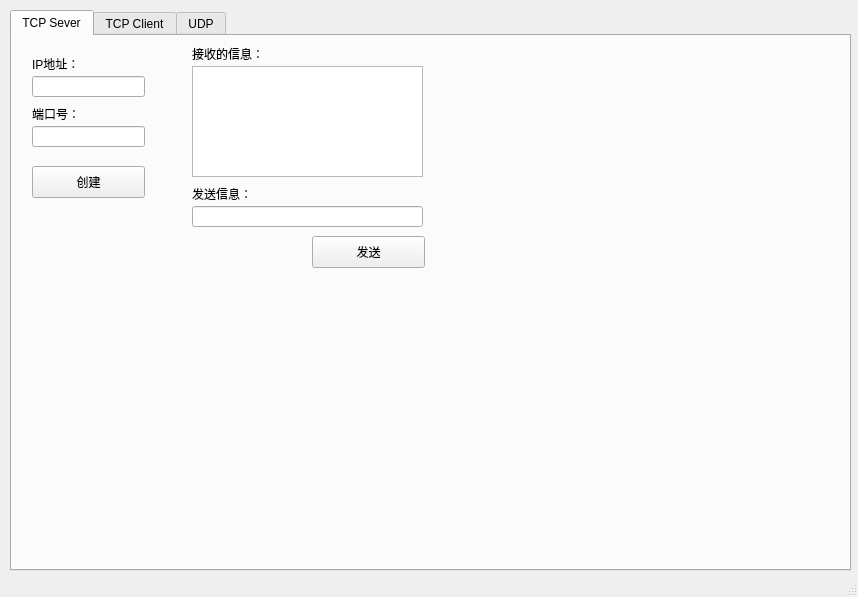
<?xml version="1.0" encoding="UTF-8"?>
<ui version="4.0">
 <class>MainWindow</class>
 <widget class="QMainWindow" name="MainWindow">
  <property name="geometry">
   <rect>
    <x>0</x>
    <y>0</y>
    <width>858</width>
    <height>597</height>
   </rect>
  </property>
  <property name="windowTitle">
   <string>SocketDebugger</string>
  </property>
  <widget class="QWidget" name="centralWidget">
   <widget class="QTabWidget" name="tabWidget">
    <property name="geometry">
     <rect>
      <x>10</x>
      <y>10</y>
      <width>841</width>
      <height>561</height>
     </rect>
    </property>
    <property name="currentIndex">
     <number>0</number>
    </property>
    <widget class="QWidget" name="tab">
     <attribute name="title">
      <string>TCP Sever</string>
     </attribute>
     <widget class="QLineEdit" name="lineEdit_2">
      <property name="geometry">
       <rect>
        <x>20</x>
        <y>90</y>
        <width>113</width>
        <height>21</height>
       </rect>
      </property>
     </widget>
     <widget class="QLineEdit" name="lineEdit">
      <property name="geometry">
       <rect>
        <x>20</x>
        <y>40</y>
        <width>113</width>
        <height>21</height>
       </rect>
      </property>
     </widget>
     <widget class="QLabel" name="label_3">
      <property name="geometry">
       <rect>
        <x>20</x>
        <y>70</y>
        <width>60</width>
        <height>16</height>
       </rect>
      </property>
      <property name="text">
       <string>端口号：</string>
      </property>
     </widget>
     <widget class="QLabel" name="label_2">
      <property name="geometry">
       <rect>
        <x>20</x>
        <y>20</y>
        <width>60</width>
        <height>16</height>
       </rect>
      </property>
      <property name="text">
       <string>IP地址：</string>
      </property>
     </widget>
     <widget class="QPushButton" name="pushButton">
      <property name="geometry">
       <rect>
        <x>20</x>
        <y>130</y>
        <width>113</width>
        <height>32</height>
       </rect>
      </property>
      <property name="text">
       <string>创建</string>
      </property>
     </widget>
     <widget class="QTextEdit" name="textEdit">
      <property name="geometry">
       <rect>
        <x>180</x>
        <y>30</y>
        <width>231</width>
        <height>111</height>
       </rect>
      </property>
     </widget>
     <widget class="QLabel" name="label">
      <property name="geometry">
       <rect>
        <x>180</x>
        <y>10</y>
        <width>81</width>
        <height>16</height>
       </rect>
      </property>
      <property name="text">
       <string>接收的信息：</string>
      </property>
     </widget>
     <widget class="QLabel" name="label_4">
      <property name="geometry">
       <rect>
        <x>180</x>
        <y>150</y>
        <width>60</width>
        <height>16</height>
       </rect>
      </property>
      <property name="text">
       <string>发送信息：</string>
      </property>
     </widget>
     <widget class="QLineEdit" name="lineEdit_3">
      <property name="geometry">
       <rect>
        <x>180</x>
        <y>170</y>
        <width>231</width>
        <height>21</height>
       </rect>
      </property>
     </widget>
     <widget class="QPushButton" name="pushButton_2">
      <property name="geometry">
       <rect>
        <x>300</x>
        <y>200</y>
        <width>113</width>
        <height>32</height>
       </rect>
      </property>
      <property name="text">
       <string>发送</string>
      </property>
     </widget>
    </widget>
    <widget class="QWidget" name="tab_2">
     <attribute name="title">
      <string>TCP Client</string>
     </attribute>
     <widget class="QTextEdit" name="textEdit_2">
      <property name="geometry">
       <rect>
        <x>180</x>
        <y>30</y>
        <width>231</width>
        <height>111</height>
       </rect>
      </property>
     </widget>
     <widget class="QLineEdit" name="lineEdit_4">
      <property name="geometry">
       <rect>
        <x>20</x>
        <y>40</y>
        <width>113</width>
        <height>21</height>
       </rect>
      </property>
     </widget>
     <widget class="QPushButton" name="pushButton_3">
      <property name="geometry">
       <rect>
        <x>20</x>
        <y>220</y>
        <width>113</width>
        <height>32</height>
       </rect>
      </property>
      <property name="text">
       <string>连接</string>
      </property>
     </widget>
     <widget class="QLabel" name="label_5">
      <property name="geometry">
       <rect>
        <x>180</x>
        <y>150</y>
        <width>60</width>
        <height>16</height>
       </rect>
      </property>
      <property name="text">
       <string>发送信息：</string>
      </property>
     </widget>
     <widget class="QLabel" name="label_6">
      <property name="geometry">
       <rect>
        <x>20</x>
        <y>70</y>
        <width>91</width>
        <height>16</height>
       </rect>
      </property>
      <property name="text">
       <string>服务器端口号：</string>
      </property>
     </widget>
     <widget class="QLabel" name="label_7">
      <property name="geometry">
       <rect>
        <x>180</x>
        <y>10</y>
        <width>81</width>
        <height>16</height>
       </rect>
      </property>
      <property name="text">
       <string>接收的信息：</string>
      </property>
     </widget>
     <widget class="QLabel" name="label_8">
      <property name="geometry">
       <rect>
        <x>20</x>
        <y>20</y>
        <width>91</width>
        <height>16</height>
       </rect>
      </property>
      <property name="text">
       <string>服务器IP地址：</string>
      </property>
     </widget>
     <widget class="QPushButton" name="pushButton_4">
      <property name="geometry">
       <rect>
        <x>300</x>
        <y>200</y>
        <width>113</width>
        <height>32</height>
       </rect>
      </property>
      <property name="text">
       <string>发送</string>
      </property>
     </widget>
     <widget class="QLineEdit" name="lineEdit_5">
      <property name="geometry">
       <rect>
        <x>20</x>
        <y>90</y>
        <width>113</width>
        <height>21</height>
       </rect>
      </property>
     </widget>
     <widget class="QLineEdit" name="lineEdit_6">
      <property name="geometry">
       <rect>
        <x>180</x>
        <y>170</y>
        <width>231</width>
        <height>21</height>
       </rect>
      </property>
     </widget>
     <widget class="QLabel" name="label_9">
      <property name="geometry">
       <rect>
        <x>20</x>
        <y>120</y>
        <width>91</width>
        <height>16</height>
       </rect>
      </property>
      <property name="text">
       <string>客户端IP地址：</string>
      </property>
     </widget>
     <widget class="QLineEdit" name="lineEdit_7">
      <property name="geometry">
       <rect>
        <x>20</x>
        <y>140</y>
        <width>113</width>
        <height>21</height>
       </rect>
      </property>
     </widget>
     <widget class="QLabel" name="label_10">
      <property name="geometry">
       <rect>
        <x>20</x>
        <y>170</y>
        <width>91</width>
        <height>16</height>
       </rect>
      </property>
      <property name="text">
       <string>客户端端口号：</string>
      </property>
     </widget>
     <widget class="QLineEdit" name="lineEdit_8">
      <property name="geometry">
       <rect>
        <x>20</x>
        <y>190</y>
        <width>113</width>
        <height>21</height>
       </rect>
      </property>
     </widget>
    </widget>
    <widget class="QWidget" name="tab_3">
     <attribute name="title">
      <string>UDP</string>
     </attribute>
     <widget class="QTextEdit" name="textEdit_3">
      <property name="geometry">
       <rect>
        <x>180</x>
        <y>30</y>
        <width>231</width>
        <height>111</height>
       </rect>
      </property>
     </widget>
     <widget class="QLineEdit" name="lineEdit_9">
      <property name="geometry">
       <rect>
        <x>20</x>
        <y>40</y>
        <width>113</width>
        <height>21</height>
       </rect>
      </property>
     </widget>
     <widget class="QPushButton" name="pushButton_5">
      <property name="geometry">
       <rect>
        <x>20</x>
        <y>130</y>
        <width>113</width>
        <height>32</height>
       </rect>
      </property>
      <property name="text">
       <string>创建</string>
      </property>
     </widget>
     <widget class="QLabel" name="label_11">
      <property name="geometry">
       <rect>
        <x>180</x>
        <y>150</y>
        <width>60</width>
        <height>16</height>
       </rect>
      </property>
      <property name="text">
       <string>发送信息：</string>
      </property>
     </widget>
     <widget class="QLabel" name="label_12">
      <property name="geometry">
       <rect>
        <x>20</x>
        <y>70</y>
        <width>60</width>
        <height>16</height>
       </rect>
      </property>
      <property name="text">
       <string>端口号：</string>
      </property>
     </widget>
     <widget class="QLabel" name="label_13">
      <property name="geometry">
       <rect>
        <x>180</x>
        <y>10</y>
        <width>81</width>
        <height>16</height>
       </rect>
      </property>
      <property name="text">
       <string>接收的信息：</string>
      </property>
     </widget>
     <widget class="QLabel" name="label_14">
      <property name="geometry">
       <rect>
        <x>20</x>
        <y>20</y>
        <width>60</width>
        <height>16</height>
       </rect>
      </property>
      <property name="text">
       <string>IP地址：</string>
      </property>
     </widget>
     <widget class="QPushButton" name="pushButton_6">
      <property name="geometry">
       <rect>
        <x>300</x>
        <y>200</y>
        <width>113</width>
        <height>32</height>
       </rect>
      </property>
      <property name="text">
       <string>发送</string>
      </property>
     </widget>
     <widget class="QLineEdit" name="lineEdit_10">
      <property name="geometry">
       <rect>
        <x>20</x>
        <y>90</y>
        <width>113</width>
        <height>21</height>
       </rect>
      </property>
     </widget>
     <widget class="QLineEdit" name="lineEdit_11">
      <property name="geometry">
       <rect>
        <x>180</x>
        <y>170</y>
        <width>231</width>
        <height>21</height>
       </rect>
      </property>
     </widget>
    </widget>
   </widget>
  </widget>
  <widget class="QStatusBar" name="statusBar"/>
 </widget>
 <layoutdefault spacing="6" margin="11"/>
 <resources/>
 <connections/>
</ui>
